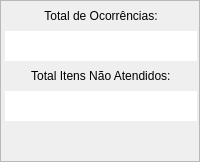
                            <widget class="QFrame" name="frame_8">
                             <property name="sizePolicy">
                              <sizepolicy hsizetype="MinimumExpanding" vsizetype="Expanding">
                               <horstretch>0</horstretch>
                               <verstretch>0</verstretch>
                              </sizepolicy>
                             </property>
                             <property name="minimumSize">
                              <size>
                               <width>200</width>
                               <height>0</height>
                              </size>
                             </property>
                             <property name="frameShape">
                              <enum>QFrame::StyledPanel</enum>
                             </property>
                             <property name="frameShadow">
                              <enum>QFrame::Raised</enum>
                             </property>
                             <layout class="QGridLayout" name="gridLayout_10">
                              <property name="leftMargin">
                               <number>4</number>
                              </property>
                              <property name="topMargin">
                               <number>0</number>
                              </property>
                              <property name="rightMargin">
                               <number>2</number>
                              </property>
                              <property name="bottomMargin">
                               <number>0</number>
                              </property>
                              <property name="horizontalSpacing">
                               <number>2</number>
                              </property>
                              <property name="verticalSpacing">
                               <number>0</number>
                              </property>
                              <item row="3" column="0">
                               <widget class="QLabel" name="nao_atend_lb_itens_na">
                                <property name="minimumSize">
                                 <size>
                                  <width>80</width>
                                  <height>30</height>
                                 </size>
                                </property>
                                <property name="maximumSize">
                                 <size>
                                  <width>16777215</width>
                                  <height>30</height>
                                 </size>
                                </property>
                                <property name="styleSheet">
                                 <string notr="true">background-color: rgb(255, 255, 255);color: rgb(227, 0, 0);</string>
                                </property>
                                <property name="text">
                                 <string/>
                                </property>
                                <property name="alignment">
                                 <set>Qt::AlignCenter</set>
                                </property>
                                <property name="wordWrap">
                                 <bool>false</bool>
                                </property>
                               </widget>
                              </item>
                              <item row="1" column="0">
                               <widget class="QLabel" name="nao_atend_lb_total_ocor">
                                <property name="minimumSize">
                                 <size>
                                  <width>80</width>
                                  <height>30</height>
                                 </size>
                                </property>
                                <property name="maximumSize">
                                 <size>
                                  <width>16777215</width>
                                  <height>30</height>
                                 </size>
                                </property>
                                <property name="styleSheet">
                                 <string notr="true">background-color: rgb(255, 255, 255);color: rgb(227, 0, 0);</string>
                                </property>
                                <property name="text">
                                 <string/>
                                </property>
                                <property name="alignment">
                                 <set>Qt::AlignCenter</set>
                                </property>
                                <property name="wordWrap">
                                 <bool>false</bool>
                                </property>
                               </widget>
                              </item>
                              <item row="2" column="0">
                               <widget class="QLabel" name="label_29">
                                <property name="sizePolicy">
                                 <sizepolicy hsizetype="Preferred" vsizetype="Preferred">
                                  <horstretch>0</horstretch>
                                  <verstretch>0</verstretch>
                                 </sizepolicy>
                                </property>
                                <property name="minimumSize">
                                 <size>
                                  <width>0</width>
                                  <height>30</height>
                                 </size>
                                </property>
                                <property name="maximumSize">
                                 <size>
                                  <width>16777215</width>
                                  <height>30</height>
                                 </size>
                                </property>
                                <property name="styleSheet">
                                 <string notr="true"/>
                                </property>
                                <property name="text">
                                 <string> Total Itens Não Atendidos: </string>
                                </property>
                                <property name="alignment">
                                 <set>Qt::AlignCenter</set>
                                </property>
                                <property name="wordWrap">
                                 <bool>false</bool>
                                </property>
                               </widget>
                              </item>
                              <item row="0" column="0">
                               <widget class="QLabel" name="label_25">
                                <property name="sizePolicy">
                                 <sizepolicy hsizetype="Minimum" vsizetype="Preferred">
                                  <horstretch>0</horstretch>
                                  <verstretch>0</verstretch>
                                 </sizepolicy>
                                </property>
                                <property name="minimumSize">
                                 <size>
                                  <width>0</width>
                                  <height>30</height>
                                 </size>
                                </property>
                                <property name="maximumSize">
                                 <size>
                                  <width>16777215</width>
                                  <height>30</height>
                                 </size>
                                </property>
                                <property name="styleSheet">
                                 <string notr="true"/>
                                </property>
                                <property name="text">
                                 <string>Total de Ocorrências:</string>
                                </property>
                                <property name="alignment">
                                 <set>Qt::AlignCenter</set>
                                </property>
                                <property name="wordWrap">
                                 <bool>false</bool>
                                </property>
                               </widget>
                              </item>
                              <item row="4" column="0">
                               <spacer name="verticalSpacer_4">
                                <property name="orientation">
                                 <enum>Qt::Vertical</enum>
                                </property>
                                <property name="sizeHint" stdset="0">
                                 <size>
                                  <width>20</width>
                                  <height>40</height>
                                 </size>
                                </property>
                               </spacer>
                              </item>
                             </layout>
                            </widget>
